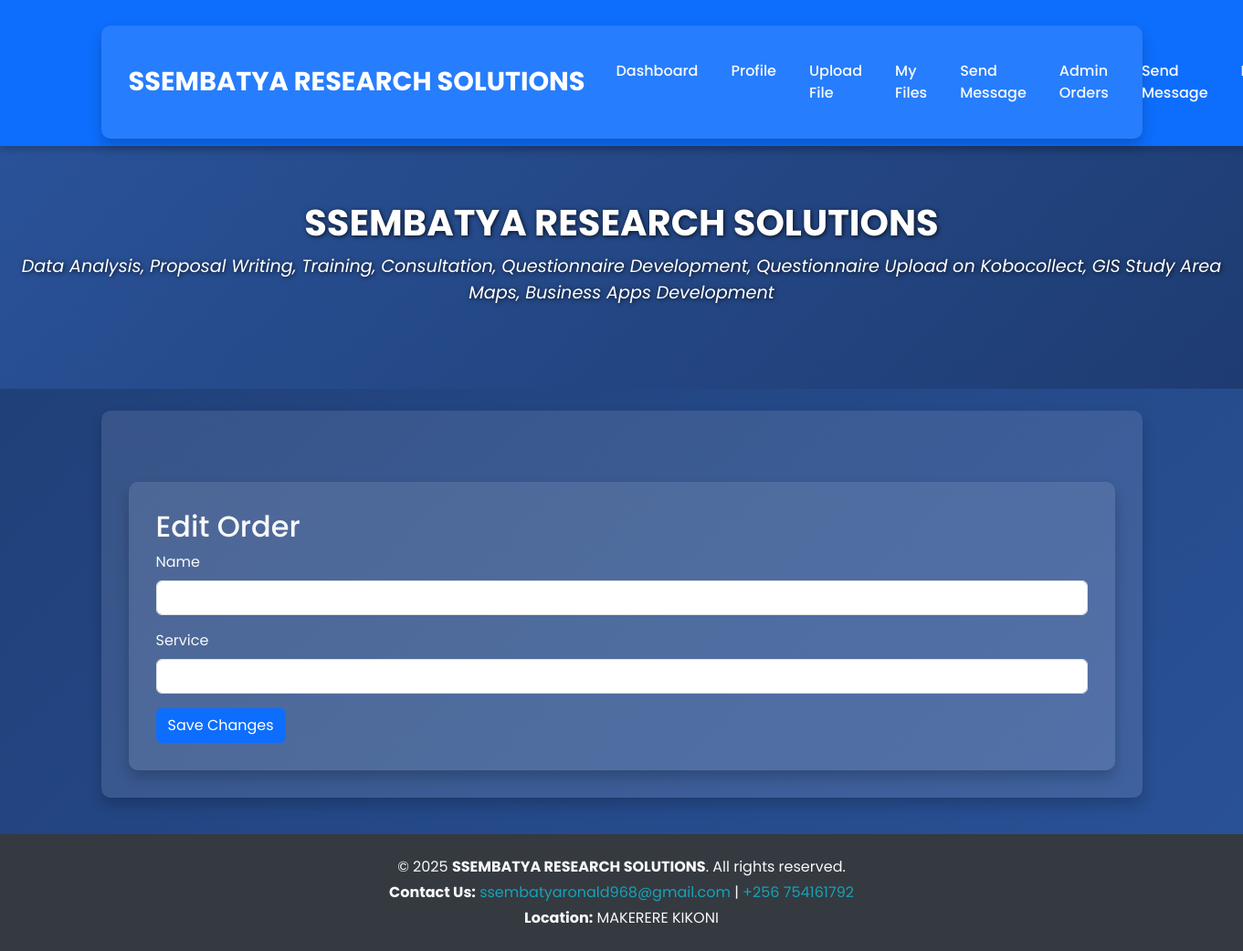
Page /order/edit/50 (signed in) on the earlier database version.
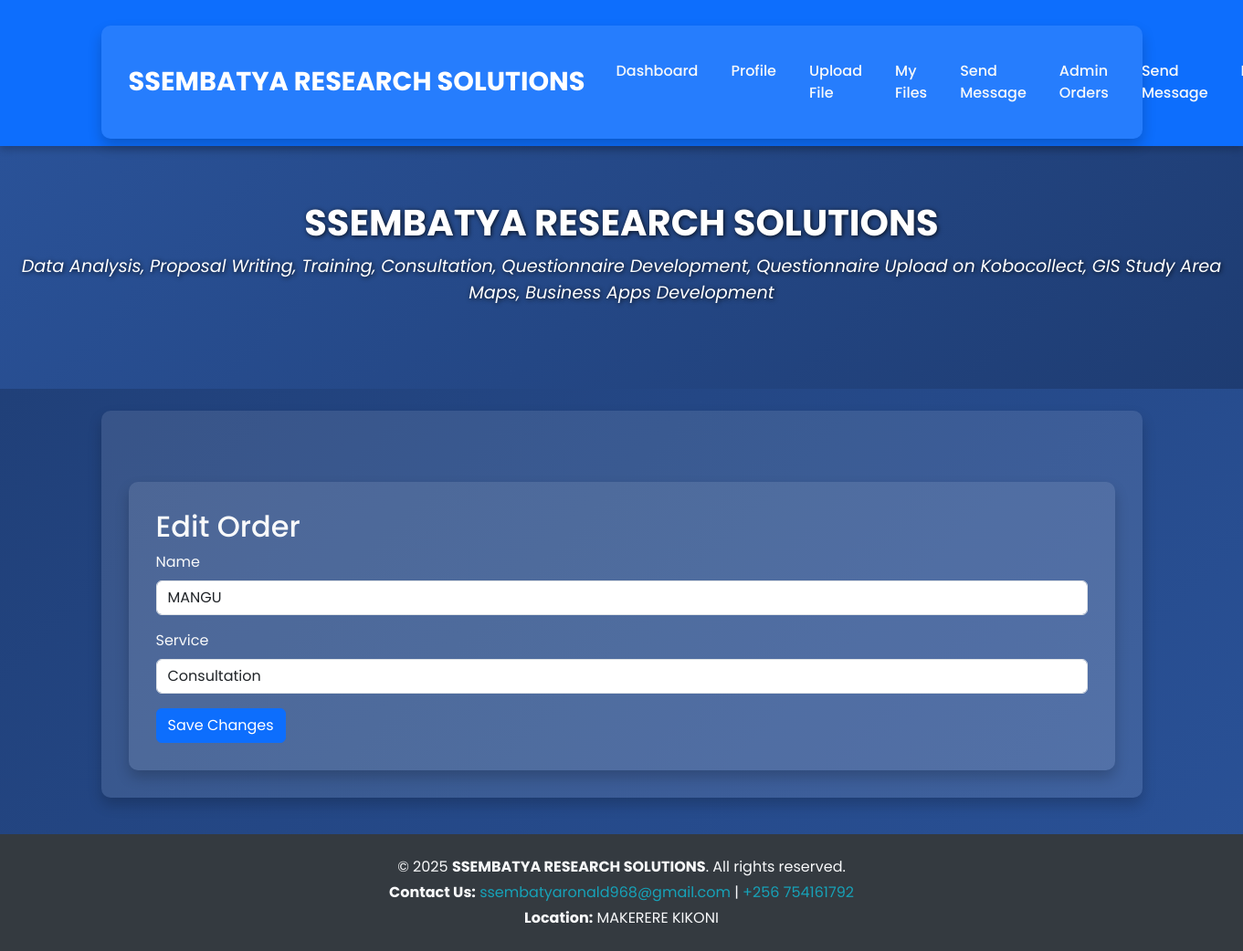
Same page on the later database version.
### tables this page shows
CREATE TABLE orders (
            id INTEGER PRIMARY KEY AUTOINCREMENT,
            user_id INTEGER,
            name TEXT,
            service TEXT
        , status TEXT DEFAULT 'draft', date TEXT, schedule_date TEXT, phone_number TEXT);

### app.py (the view, shortened to what this page needs)
@app.route('/order/edit/<int:order_id>', methods=['GET', 'POST'])
@login_required
def edit_order(order_id):
    conn = sqlite3.connect('database.db')
    cursor = conn.cursor()
    cursor.execute("SELECT name, service FROM orders WHERE id = ?", (order_id,))
    order = cursor.fetchone()
    conn.close()
    return render_template('edit_order.html', order=order, company_name=app.config['COMPANY_NAME'], services_outline=app.config['SERVICES_OUTLINE'])

### app.py (called while the page is built, shortened)
@login_manager.user_loader
def load_user(user_id):
    conn = sqlite3.connect('database.db')
    cursor = conn.cursor()
    cursor.execute("SELECT id, username, is_admin FROM users WHERE id = ?", (user_id,))
    user = cursor.fetchone()
    conn.close()
    if user:
        return User(id=user[0], username=user[1], is_admin=user[2])
    return None

@app.context_processor
def inject_unread_message_count():
    return dict(unread_count=0)

### templates/edit_order.html
{% extends "base.html" %}
{% block content %}
<div class="container mt-5">
    <h2>Edit Order</h2>
    <form method="post">
        <div class="mb-3">
            <label for="name" class="form-label">Name</label>
            <input type="text" name="name" class="form-control" id="name" value="{{ order[0] }}" required>
        </div>
        <div class="mb-3">
            <label for="service" class="form-label">Service</label>
            <input type="text" name="service" class="form-control" id="service" value="{{ order[1] }}" required>
        </div>
        <button type="submit" class="btn btn-primary">Save Changes</button>
    </form>
</div>
{% endblock %}

Differences in the rows shown:
added orders: name "MANGU", service "Consultation"
